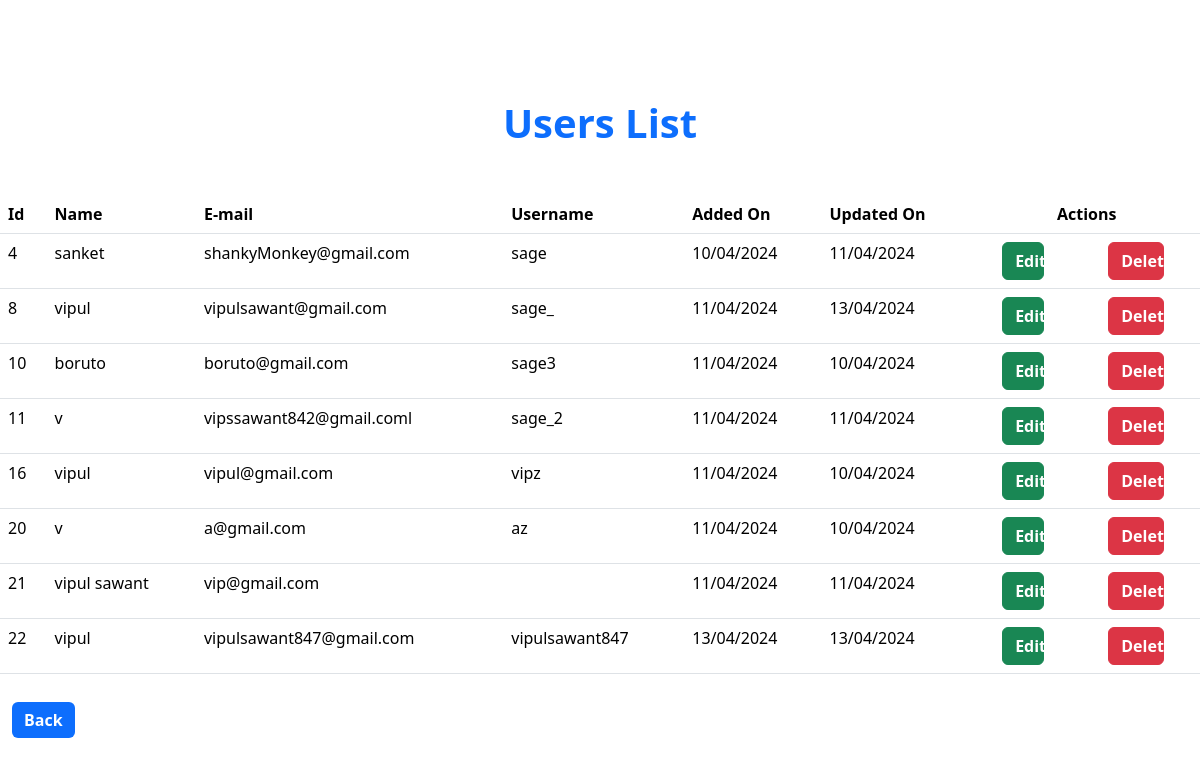
The app's page /list.php (signed in) with its own data.
### tables this page shows
CREATE TABLE `users` (
  `id` int(11) NOT NULL,
  `name` varchar(255) NOT NULL,
  `email` varchar(255) NOT NULL,
  `created_at` timestamp NOT NULL DEFAULT current_timestamp(),
  `pass` varchar(255) DEFAULT NULL,
  `username` varchar(255) DEFAULT NULL,
  `updated_at` timestamp NOT NULL DEFAULT current_timestamp(),
  `otp` varchar(255) DEFAULT NULL,
  `otpExpiry` datetime DEFAULT NULL
);

### list.php (the view, shortened to what this page needs)
<?php
if (session_status() === PHP_SESSION_ACTIVE && isset($_SESSION['name'])) {
    ?>
<html lang="en">
<head>
    <link rel="stylesheet" href="https://cdn.jsdelivr.net/npm/bootstrap@5.3.2/dist/css/bootstrap.min.css">
</head>
<body>
    <div id="box" class="bg-white border-0 text-primary bg-primary d-flex align-items-center justify-content-center flex-column min-h-100">
        <h1 class="h1 text-center fw-bolder text-primary m-5">
            Users List
        </h1>
        <?php
        require_once('database/db.php');
        $getList = "SELECT * FROM users";
        $listQuery = mysqli_query($con, $getList);
        echo "<table class='table w-100'> <tr> <th>Id</th> <th>Name</th> <th>E-mail</th> <th>Username</th> <th> Added On </th> <th> Updated On </th> <th colspan='2' class='text-center'> Actions </th> </tr>";
        while ($listRow = mysqli_fetch_assoc($listQuery)) {
            $date = date("d/m/Y", strtotime($listRow["created_at"]));
            $date2 = date("d/m/Y", strtotime($listRow["updated_at"]));
            echo "<tr>";
                echo "<td>{$listRow['id']}</td>";
                echo "<td>{$listRow['name']}</td>";
                echo "<td>{$listRow['email']}</td>";
                echo "<td>{$listRow['username']}</td>";
                echo "<td>{$date}</td>";
                echo "<td>{$date2}</td>";
                echo("<td class='text-center'><button type='button' class='btn edit btn-success w-50 text-white fw-bolder'>Edit</button></td>");
                echo("<td class='text-center'><button type='button' class='btn delete btn-danger w-50 text-white fw-bolder'>Delete</button></td>");
            echo "</tr>";
        }
        echo "</table>";
        ?>
        <div class="w-100">
            <button type="button" class="btn btn-primary border-0" style="margin: 12px">
                <a href="welcome.php" class="text-white fw-bolder text-decoration-none">Back</a>
            </button>
        </div>
    </div>
</body>
</html>
<?php
    } else {
        header('location:index.php');
    }
?>

### list.php (style rules this page uses)
.min-h-100 { min-height: 100vh; height: auto; }

### records on screen
users: id "4", name "sanket", email "shankyMonkey@gmail.com", username "sage", created_at "10/04/2024", updated_at "11/04/2024"
users: id "8", name "vipul", email "vipulsawant@gmail.com", username "sage_", created_at "11/04/2024", updated_at "13/04/2024"
users: id "10", name "boruto", email "boruto@gmail.com", username "sage3", created_at "11/04/2024", updated_at "10/04/2024"
users: id "11", name "v", email "vipssawant842@gmail.coml", username "sage_2", created_at "11/04/2024", updated_at "11/04/2024"
users: id "16", name "vipul", email "vipul@gmail.com", username "vipz", created_at "11/04/2024", updated_at "10/04/2024"
users: id "20", name "v", email "a@gmail.com", username "az", created_at "11/04/2024", updated_at "10/04/2024"
users: id "21", name "vipul sawant", email "vip@gmail.com", created_at "11/04/2024", updated_at "11/04/2024"
users: id "22", name "vipul", email "vipulsawant847@gmail.com", username "vipulsawant847", created_at "13/04/2024", updated_at "13/04/2024"
